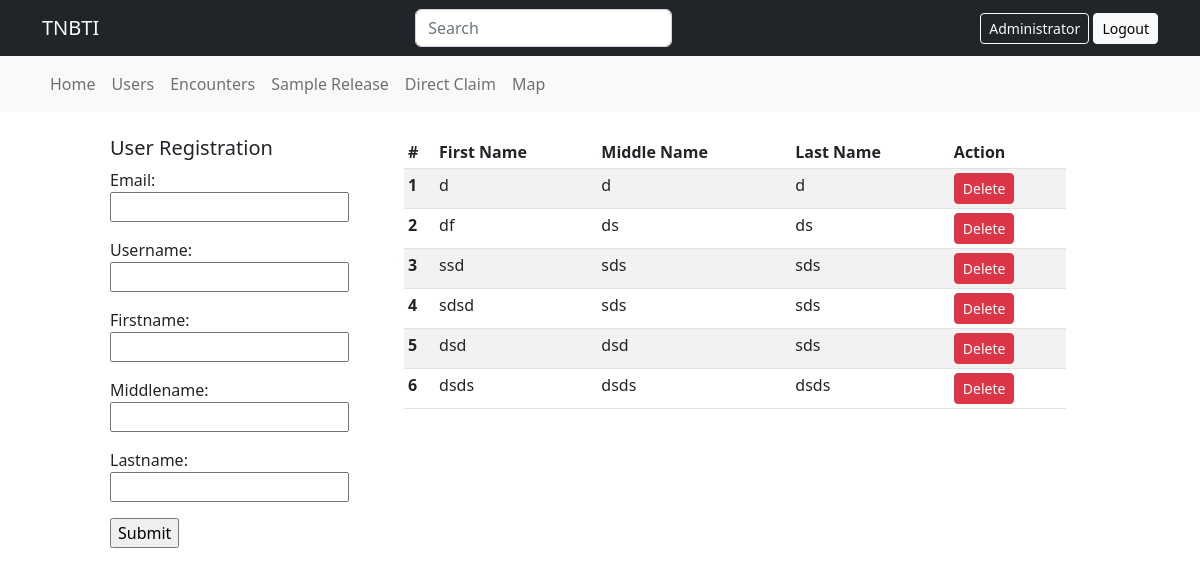
The app's page /manage-user/ (signed in) with its own data.
### TNBTI_App/models.py (models this page shows, shortened)
class RegisterUser(models.Model):
    email = models.CharField(max_length=200, blank=False)
    username = models.CharField(max_length=200, blank=False)
    firstname = models.CharField(max_length=200, blank=False)
    middlename = models.CharField(max_length=200, blank=False)
    lastname = models.CharField(max_length=200, blank=False)

### TNBTI_App/views.py (the view)
# urls.py: path('manage-user/', views.manageUser, name="manage-user"),
@login_required(login_url='login')
def manageUser(request):
    forms = UserForm()
    users = RegisterUser.objects.all()
    if request.method == 'POST':
        form = UserForm(request.POST)
        if form.is_valid():
            form.save()
    context = {
        'forms': forms,
        'users': users,
    }
    return render(request, 'manage-user.html', context)

### TNBTI_App/forms.py
class UserForm(forms.ModelForm):
    class Meta:
        model = RegisterUser
        fields = '__all__'

### TNBTI_App/templates/manage-user.html (shortened to what this page needs)
{% extends 'base.html' %}
{% block content %}
<div class="row mt-4 justify-content-center">
    <div class="col-3">
        <h5>User Registration</h5>
            <form method="post">
                {{forms.as_p}}
                <input type="submit">
            </form>
    </div>
    <div class="col-7">
        <table class="table table-sm table-striped table-hover">
            <thead>
            <tr>
                <th scope="col">#</th>
                <th scope="col">First Name</th>
                <th scope="col">Middle Name</th>
                <th scope="col">Last Name</th>
                <th scope="col">Action</th>
            </tr>
            </thead>
            <tbody>
            {% for user in users %}
            <tr>
                <th scope="row">{{forloop.counter}}</th>
                <td>{{user.firstname}}</td>
                <td>{{user.middlename}}</td>
                <td>{{user.lastname}}</td>
                <td><a class="btn btn-sm btn-danger" href="{% url 'delete-user' user.id %}">Delete</a></td>
            </tr>
            {% endfor %}
            </tbody>
        </table>
    </div>
</div>
{% endblock %}

### TNBTI_App/templates/base.html (shortened to what this page needs)
<!DOCTYPE html>
<html lang="en">
<head>
    <link href="https://cdn.jsdelivr.net/npm/bootstrap@5.2.0-beta1/dist/css/bootstrap.min.css" rel="stylesheet"
>
    <link rel="stylesheet" href="https://cdn.jsdelivr.net/npm/bootstrap-icons@1.8.3/font/bootstrap-icons.css">
    <link rel="stylesheet" href="https://cdnjs.cloudflare.com/ajax/libs/font-awesome/6.1.1/css/all.min.css">
</head>
<body>
<nav class="navbar bg-dark">
    <div class="container">
        <a class="navbar-brand text-light">TNBTI</a>
        <form class="d-flex" role="search">
            <input class="form-control me-2" type="search" placeholder="Search" aria-label="Search">
        </form>
        <span>
            {% if request.user.is_authenticated %}
            <span>
                <a class="btn btn-sm btn-outline-light" href="#">Administrator</a>
            </span>
            <span>
                <a class="btn btn-sm btn-light" href="{% url 'logout' %}">Logout</a>
            </span>
            {% else %}
            <a class="btn btn-sm btn-light" href="{% url 'login' %}">Login</a>
            {% endif %}
        </span>
    </div>
</nav>
{% if request.user.is_authenticated %}
<nav class="navbar navbar-expand-lg bg-light">
    <div class="container">
        <div class="collapse navbar-collapse" id="navbarNav">
            <ul class="navbar-nav">
                <li class="nav-item">
                    <a class="nav-link" href="{% url 'home' %}">Home</a>
                </li>
                <li class="nav-item">
                    <a class="nav-link" href="{% url 'manage-user' %}">Users</a>
                </li>
                <li class="nav-item">
                    <a class="nav-link" href="#">Encounters</a>
                </li>
                <li class="nav-item">
                    <a class="nav-link" href="#">Sample Release</a>
                </li>
                <li class="nav-item">
                    <a class="nav-link" href="#">Direct Claim</a>
                </li>
                <li class="nav-item">
                    <a class="nav-link" href="#">Map</a>
                </li>
            </ul>
        </div>
    </div>
</nav>
{% endif %}
<div class="container-fluid">
    <div class="row">
        {% block content %}
        {% endblock %}
    </div>
</div>
</body>
</html>

### records on screen
RegisterUser: firstname "d", middlename "d", lastname "d"
RegisterUser: firstname "df", middlename "ds", lastname "ds"
RegisterUser: firstname "ssd", middlename "sds", lastname "sds"
RegisterUser: firstname "sdsd", middlename "sds", lastname "sds"
RegisterUser: firstname "dsd", middlename "dsd", lastname "sds"
RegisterUser: firstname "dsds", middlename "dsds", lastname "dsds"
